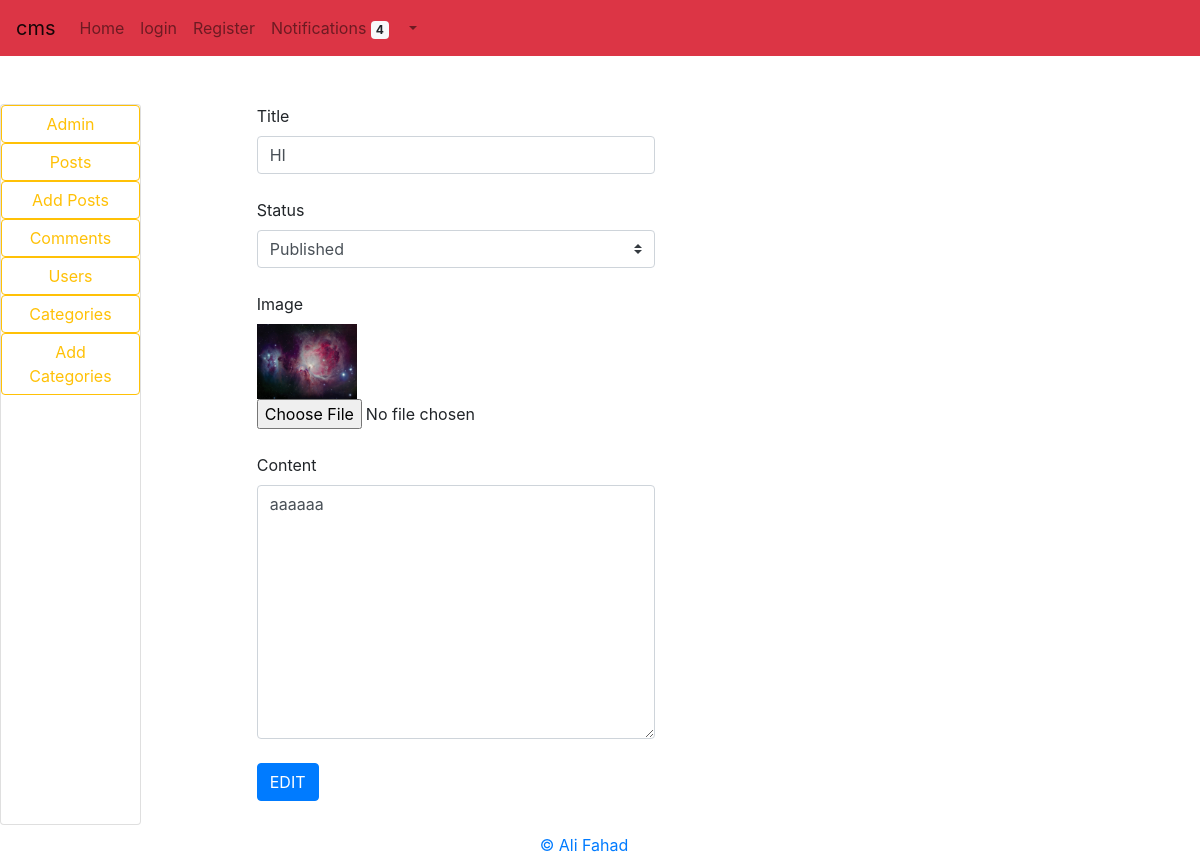
The page /admin/edit_cate.php?edit=37 on the database its author committed.
### tables this page shows
CREATE TABLE `cate` (
  `cat_id` int(255) NOT NULL,
  `cat_title` varchar(255) NOT NULL,
  `cat_date` date NOT NULL,
  `cat_image` text NOT NULL,
  `cat_content` text NOT NULL,
  `cat_tags` varchar(255) NOT NULL,
  `cat_status` varchar(255) NOT NULL
);

### admin/edit_cate.php (the view, shortened to what this page needs)
<?php include "nav.php"; ?>
<div class="container">
<div class="col-5 offset-1">
<?php
if(isset($_GET['edit'])) {
$id=$_GET['edit'];}
$query = "SELECT * FROM cate WHERE cat_id = '$id' ORDER BY cat_id DESC";
$select_cats = mysqli_query($connection,$query);
while($row = mysqli_fetch_assoc($select_cats)){
$cat_title         = $row['cat_title'];
$cat_status        = $row['cat_status'];
$cat_image         = $row['cat_image'];
$cat_content       = $row['cat_content'];
$cat_date          = $row['cat_date'];}
?>
<form method="post" enctype="multipart/form-data">
<label>Title</label></br>
<input type="text" class="form-control" name="title" value="<?php echo $cat_title ; ?>" required> </br>
<label>Status</label></br>
<select class=custom-select name="cat_status">
<option value=<?php echo $cat_status ;?>><?php echo ucfirst($cat_status) ;?></option>
</select></br></br>
<label>Image</label></br>
<img width='100' src='../images/<?php echo $cat_image ;?>'>
<input type="file" name="file"></br></br>
<label>Content</label></br>
<textarea class="form-control" name="cat_content" cols="10" rows="10"><?php echo $cat_content  ; ?></textarea></br>
<input class="btn btn-primary" type="submit" name="EDIT" value="EDIT"></br>
</form></br>
</div></div></br></div>
<?php include "../footer.php";?>

### rows shown on the page
cate: title "HI", cat_status "Published", cat_image (picture), cat_content "aaaaaa"
